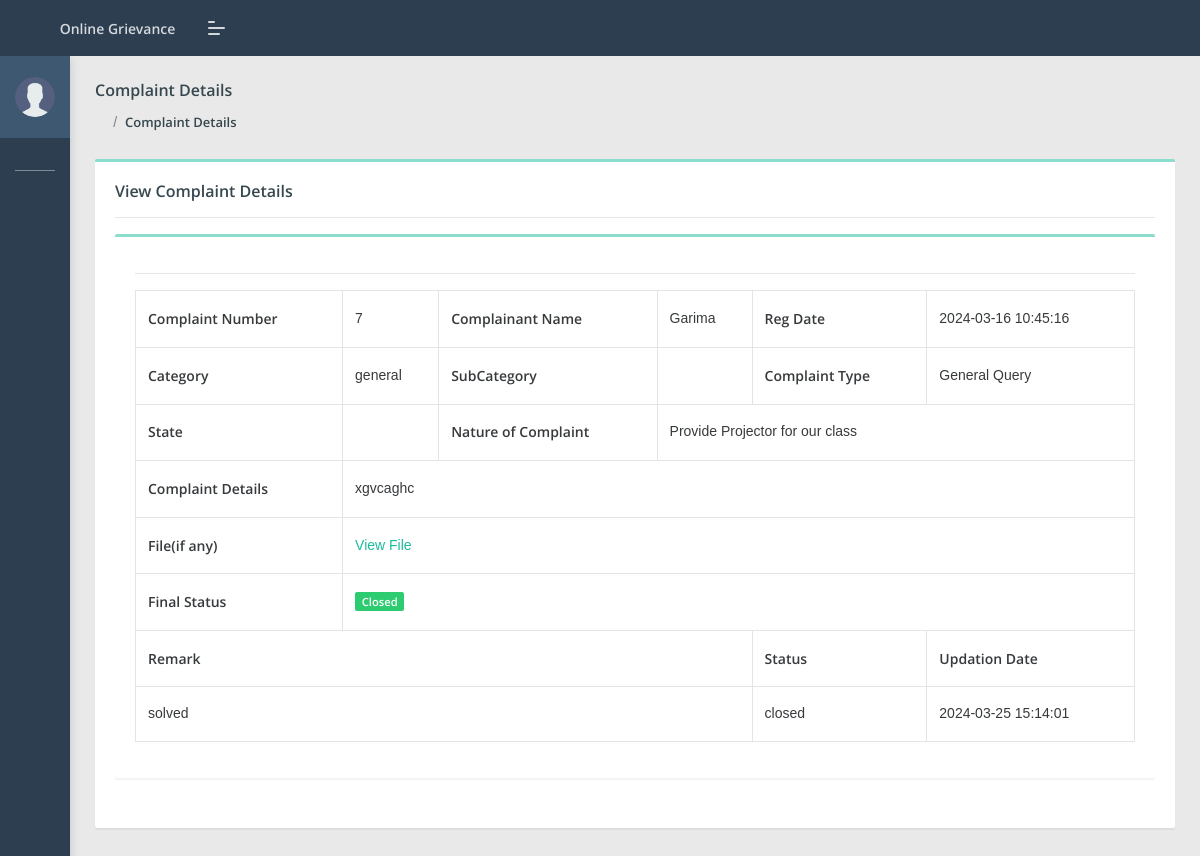
The page /cms/user/complaint-details.php?cid=7 (signed in) on the database its author committed.
### tables this page shows
CREATE TABLE `users` (
  `id` int(11) NOT NULL,
  `fullName` varchar(255) DEFAULT NULL,
  `userEmail` varchar(255) DEFAULT NULL,
  `password` varchar(255) DEFAULT NULL,
  `contactNo` bigint(11) DEFAULT NULL,
  `address` tinytext DEFAULT NULL,
  `State` varchar(255) DEFAULT NULL,
  `country` varchar(255) DEFAULT NULL,
  `pincode` int(6) DEFAULT NULL,
  `userImage` varchar(255) DEFAULT NULL,
  `regDate` timestamp NOT NULL DEFAULT current_timestamp(),
  `updationDate` timestamp NULL DEFAULT NULL,
  `status` int(1) DEFAULT NULL
);

CREATE TABLE `tblcomplaints` (
  `complaintNumber` int(11) NOT NULL,
  `userId` int(11) DEFAULT NULL,
  `category` int(11) DEFAULT NULL,
  `subcategory` varchar(255) DEFAULT NULL,
  `complaintType` varchar(255) DEFAULT NULL,
  `state` varchar(255) DEFAULT NULL,
  `noc` varchar(255) DEFAULT NULL,
  `complaintDetails` mediumtext DEFAULT NULL,
  `complaintFile` varchar(255) DEFAULT NULL,
  `regDate` timestamp NULL DEFAULT current_timestamp(),
  `status` varchar(50) DEFAULT NULL,
  `lastUpdationDate` timestamp NULL DEFAULT NULL ON UPDATE current_timestamp()
);

CREATE TABLE `category` (
  `id` int(11) NOT NULL,
  `categoryName` varchar(255) DEFAULT NULL,
  `categoryDescription` longtext DEFAULT NULL,
  `creationDate` timestamp NULL DEFAULT current_timestamp(),
  `updationDate` timestamp NULL DEFAULT NULL ON UPDATE current_timestamp()
);

CREATE TABLE `complaintremark` (
  `id` int(11) NOT NULL,
  `complaintNumber` int(11) DEFAULT NULL,
  `status` varchar(255) DEFAULT NULL,
  `remark` mediumtext DEFAULT NULL,
  `remarkDate` timestamp NULL DEFAULT current_timestamp()
);

### cms/user/complaint-details.php (the view, shortened to what this page needs)
<?php
include('include/config.php');
if(strlen($_SESSION['id'])==0)
    {
header('location:index.php');
}
else{
?>
<!DOCTYPE html>
<html lang="en">
<head>
    <link rel="stylesheet" href="../admin/assets/css/style.css">
</head>
<body class="">
	<?php include('include/sidebar.php');?>
	<?php include('include/header.php');?>
<section class="pcoded-main-container">
    <div class="pcoded-content">
        <div class="page-header">
            <div class="page-block">
                <div class="row align-items-center">
                    <div class="col-md-12">
                        <div class="page-header-title">
                            <h5 class="m-b-10">Complaint Details</h5>
                        </div>
                        <ul class="breadcrumb">
                            <li class="breadcrumb-item"><a href="dashboard.php"><i class="feather icon-home"></i></a></li>
                            <li class="breadcrumb-item"><a href="complaint-history.php">Complaint Details</a></li>
                        </ul>
                    </div>
                </div>
            </div>
        </div>
        <div class="row">
            <div class="col-sm-12">
                <div class="card">
                    <div class="card-body">
                        <h5>View Complaint Details</h5>
                        <hr>
                      <div class="row">
                            <div class="col-xl-12">
                <div class="card">
                    <div class="card-body table-border-style">
                        <div class="table-responsive">
                            <table class="table table-bordered">
                                <tbody>
                                   <?php $cid=$_GET['cid'];
$query=mysqli_query($con,"select tblcomplaints.*,users.fullName as name,category.categoryName as catname from tblcomplaints join users on users.id=tblcomplaints.userId join category on category.id=tblcomplaints.category where tblcomplaints.complaintNumber='$cid'");
while($row=mysqli_fetch_array($query))
{
?>
                                        <tr>
                                            <td><b>Complaint Number</b></td>
                                            <td><?php echo htmlentities($row['complaintNumber']);?></td>
                                            <td><b>Complainant Name</b></td>
                                            <td> <?php echo htmlentities($row['name']);?></td>
                                            <td><b>Reg Date</b></td>
                                            <td><?php echo htmlentities($row['regDate']);?>
                                            </td>
                                        </tr>
<tr>
                                            <td><b>Category </b></td>
                                            <td><?php echo htmlentities($row['catname']);?></td>
                                            <td><b>SubCategory</b></td>
                                            <td> <?php echo htmlentities($row['subcategory']);?></td>
                                            <td><b>Complaint Type</b></td>
                                            <td><?php echo htmlentities($row['complaintType']);?>
                                            </td>
                                        </tr>
<tr>
                                            <td><b>State </b></td>
                                            <td><?php echo htmlentities($row['state']);?></td>
                                            <td ><b>Nature of Complaint</b></td>
                                            <td colspan="3"> <?php echo htmlentities($row['noc']);?></td>
                                        </tr>
<tr>
                                            <td><b>Complaint Details </b></td>
                                            <td colspan="5"> <?php echo htmlentities($row['complaintDetails']);?></td>
                                        </tr>
<tr>
                                            <td><b>File(if any) </b></td>
                                            <td colspan="5"> <?php $cfile=$row['complaintFile'];
if($cfile=="" || $cfile=="NULL")
{
  echo "File NA";
}
else{?>
<a href="../user/complaintdocs/<?php echo htmlentities($row['complaintFile']);?>" target="_blank"/> View File</a>
<?php } ?></td>
</tr>
<tr>
<td><b>Final Status</b></td>
                                            <td colspan="5"> <?php $status=$row['status'];
                                                if($status==''): ?>
                                                <span class="badge badge-danger">Not Processed Yet</span>
                                            <?php elseif($status=='in process'):?>
                                             <span class="badge badge-warning">In Process</span>
                                         <?php elseif($status=='closed'):?>
                                             <span class="badge badge-success">Closed</span>
                                         <?php endif;?></td>
                                        </tr>
 <hr>
<?php $ret=mysqli_query($con,"select complaintremark.remark as remark,complaintremark.status as sstatus,complaintremark.remarkDate as rdate from complaintremark join tblcomplaints on tblcomplaints.complaintNumber=complaintremark.complaintNumber where complaintremark.complaintNumber='$cid'");
$cnt=1;
$count=mysqli_num_rows($ret);
if($count):
 ?>
<tr>
                                            <th colspan="4">Remark</th>
                                            <th>Status</th>
                                         <th>Updation Date</th></tr>
<?php while($rw=mysqli_fetch_array($ret))
{
?>
                                         <tr>
                                            <td colspan="4"><?php echo  htmlentities($rw['remark']); ?></td>
                                            <td><?php echo  htmlentities($rw['sstatus']); ?></td>
                                            <td><?php echo  htmlentities($rw['rdate']); ?></td></tr><?php $cnt=$cnt+1; } ?>
                                        <?php endif; } ?>
                                </tbody>
                            </table>
                        </div>
                    </div>
                </div>
            </div>
                        </div>
                    </div>
                </div>
            </div>
        </div>
    </div>
</section>
</body>
</html>
<?php } ?>

### cms/user/include/sidebar.php (shortened to what this page needs)
	<nav class="pcoded-navbar  ">
		<div class="navbar-wrapper  ">
			<div class="navbar-content scroll-div " >
				<div class="">
					<div class="main-menu-header">
						<?php
$id=intval($_SESSION["id"]);
$query=mysqli_query($con,"select * from users where id='$id'");
while($row=mysqli_fetch_array($query))
{
?>
						<img class="img-radius" src="../admin/assets/images/user/user.png" alt="User-Profile-Image">
						<div class="user-details">
						</div><?php } ?>
					</div>
				</div>
				<ul class="nav pcoded-inner-navbar ">
					<li class="nav-item pcoded-menu-caption">
					</li>
					<li class="nav-item">
					    <a href="dashboard.php" class="nav-link "><span class="pcoded-micon"><i class="feather icon-home"></i></span><span class="pcoded-mtext">Dashboard</span></a>
					</li>
					<li class="nav-item">
					    <a href="register-complaint.php" class="nav-link "><span class="pcoded-micon"><i class="feather icon-file-text"></i></span><span class="pcoded-mtext">Lodge Complaint</span></a>
					</li>
					<li class="nav-item">
					    <a href="complaint-history.php" class="nav-link "><span class="pcoded-micon"><i class="feather icon-align-justify"></i></span><span class="pcoded-mtext">Complaint History</span></a>
					</li>
				</ul>
			</div>
		</div>
	</nav>

### rows shown on the page
tblcomplaints: complaintNumber "7", userId.fullName "Garima", regDate "2024-03-16 10:45:16", category.categoryName "general", complaintType "General Query", noc "Provide Projector for our class", complaintDetails "xgvcaghc", status "Closed"
complaintremark: remark "solved", status "closed", remarkDate "2024-03-25 15:14:01"
